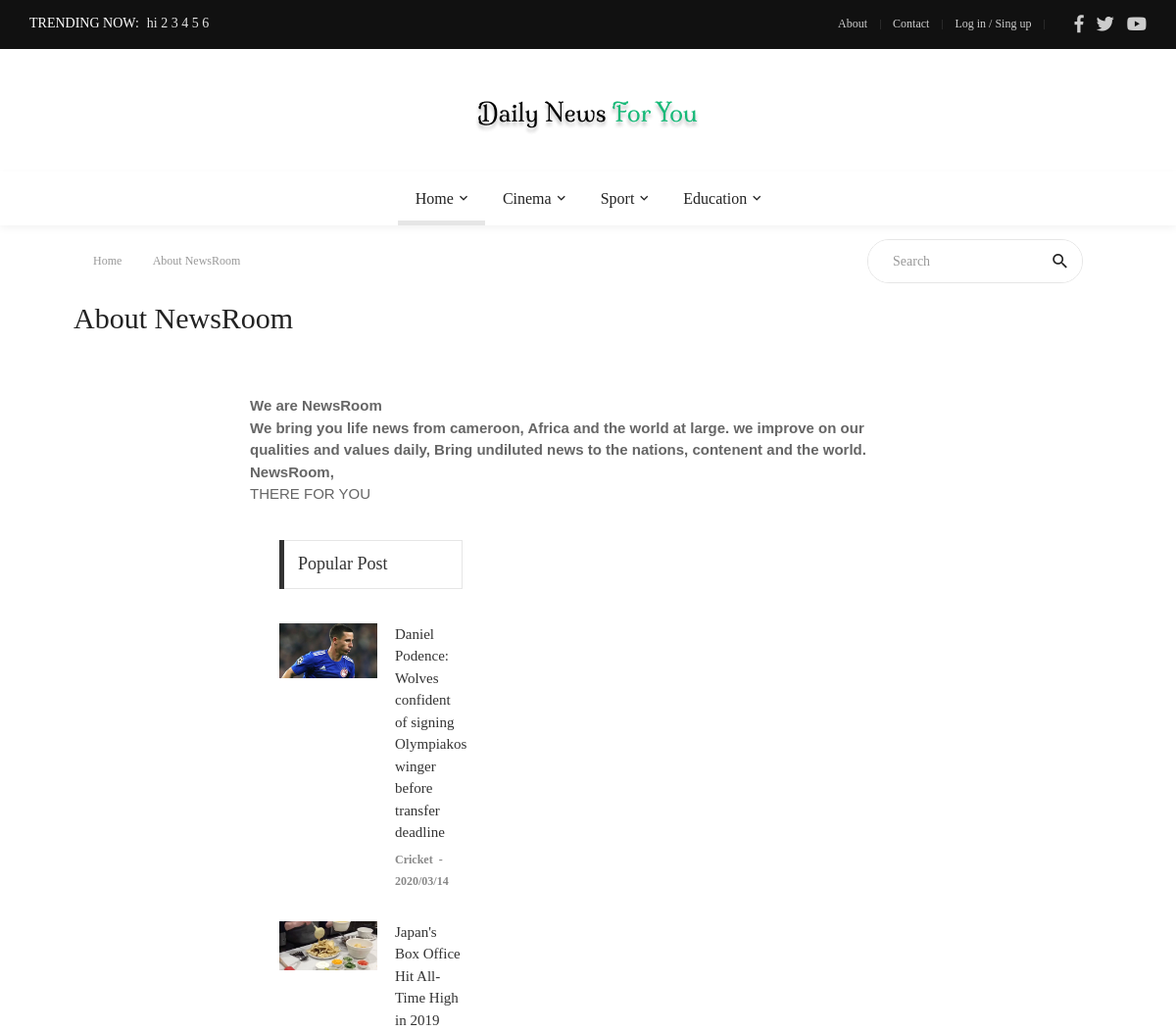
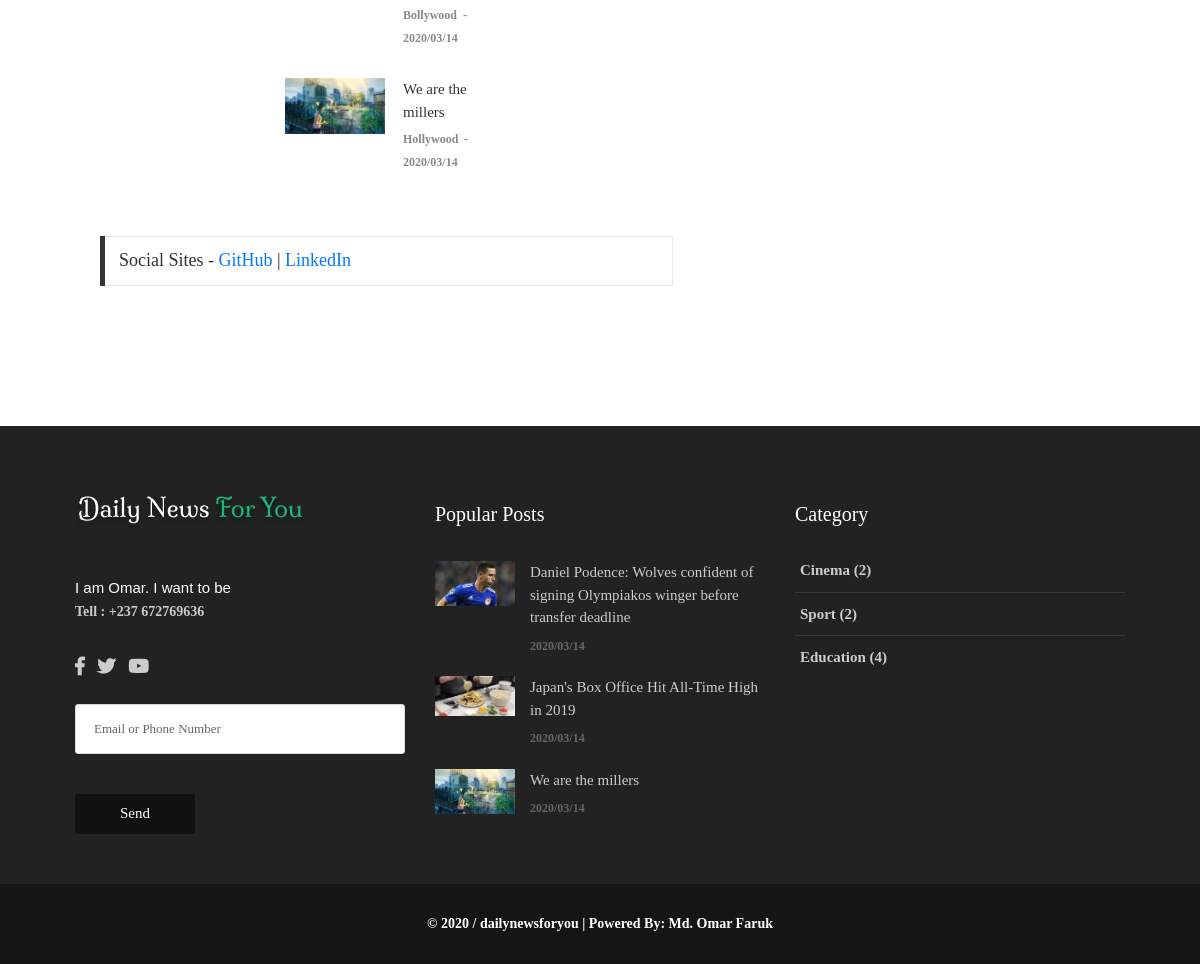
The page /about/ on the database its author committed (2 pictures, top to bottom).
### trending/models.py (models this page shows, shortened)
class Trending(models.Model):
    txt = models.CharField(max_length=200)

### cat/models.py (models this page shows, shortened)
class Cat(models.Model):
    name = models.CharField(max_length=50)
    count = models.IntegerField(default=0)  # To count how many news contains in an one category

### main/models.py (models this page shows, shortened)
class Main(models.Model):
    name = models.CharField(max_length=50)
    about = models.TextField()  # this is for footer  (default="-")
    abouttxt = models.TextField(default="")    ## About page text
    fb = models.CharField(default="-", max_length=50)
    tw = models.CharField(default="-", max_length=50)
    yt = models.CharField(default="-", max_length=50)
    tell = models.CharField(default="-", max_length=50)
    link = models.CharField(default="-", max_length=50)
    set_name = models.CharField(default="-", max_length=50)
    picurl = models.TextField(default="")
    picname = models.TextField(default="")
    picurl2 = models.TextField(default="")
    picname2 = models.TextField(default="")

### news/models.py (models this page shows, shortened)
class News(models.Model):
    name = models.CharField(max_length=200)
    short_txt = models.TextField()
    body_txt = models.TextField()
    date = models.CharField(max_length=12)
    time = models.CharField(max_length=12,default="00:00")
    picname = models.TextField()
    picurl = models.TextField(default="-")
    writer = models.CharField(max_length=100)
    catname = models.CharField(max_length=100, default="-")   # default="-" for charfield
    catid = models.IntegerField(default=0)
    ocatid = models.IntegerField(default=0)  # ocatid means original cat id.for count news
    show = models.IntegerField(default=0)   # default=0 for integer field-when i use this in existing models
    tag = models.TextField(default="")   # For tag (Filtering)
    act = models.IntegerField(default=0)  # For Publish News
    rand = models.IntegerField(default=0)  # For Random Number of the News

### main/views.py (the view)
# urls.py: url(r'^about/$', views.about, name='about'),                ## Front About Page
def about(request):
    site = Main.objects.get(pk=2)
    news = News.objects.all().order_by('-pk')  ## for reverse(ordering) need to filter by pk with (-) to get the latest submission first.
    cat = Cat.objects.all()  ## Show categories in footer
    subcat = SubCat.objects.all()  ## for SubMenu in the menu bar
    lastnews = News.objects.all().order_by('-pk')[:3]   ### This query for last three post
    popnews2 = News.objects.all().order_by('-show')[:3]    ### 3 Populer News will be Shown according to view(show) in the footer section and sidebar on the right.
    trending = Trending.objects.all().order_by('-pk')[:3] ### Trending now will show on top bar(send query from here to naster.html in front)
    return render(request, 'front/about.html', {'site':site, 'news':news, 'cat':cat, 'subcat':subcat, 'lastnews':lastnews, 'popnews2':popnews2, 'trending':trending})

### main/templates/front/about.html (shortened to what this page needs)
{% extends 'front/master.html' %}
{% load static %}
{% block mainblock %}
	<div class="container">
		<div class="headline bg0 flex-wr-sb-c p-rl-20 p-tb-8">
			<div class="f2-s-1 p-r-30 m-tb-6">
				<a href="/" class="breadcrumb-item f1-s-3 cl9">
					Home
				</a>
				<span class="breadcrumb-item f1-s-3 cl9">
					About NewsRoom
				</span>
			</div>
			<div class="pos-relative size-a-2 bo-1-rad-22 of-hidden bocl11 m-tb-6">
				<input class="f1-s-1 cl6 plh9 s-full p-l-25 p-r-45" type="text" name="search" placeholder="Search">
				<button class="flex-c-c size-a-1 ab-t-r fs-20 cl2 hov-cl10 trans-03">
					<i class="zmdi zmdi-search"></i>
				</button>
			</div>
		</div>
	</div>
	<div class="container p-t-4 p-b-35">
		<h2 class="f1-l-1 cl2">
			About NewsRoom
		</h2>
	</div>
	<section class="bg0 p-b-110">
		<div class="container">
			<div class="row justify-content-center">
				<div class="col-md-7 col-lg-8 p-b-30">
					<div class="p-r-10 p-r-0-sr991">
						<p class="f1-s-11 cl6 p-b-25">
							{{ site.abouttxt | safe }}
						</p>
					</div>
				</div>
				<div class="col-md-5 col-lg-4 p-b-30">
					<div class="p-l-10 p-rl-0-sr991 p-t-5">
						<div>
							<div class="how2 how2-cl4 flex-s-c">
								<h3 class="f1-m-2 cl3 tab01-title">
									Popular Post
								</h3>
							</div>
							<ul class="p-t-35">
								{% for pop in popnews2 %}
								<li class="flex-wr-sb-s p-b-30">
									<a href="{% url 'news_detail' word=pop.name %}" class="size-w-10 wrap-pic-w hov1 trans-03">
										<img src="{{ pop.picurl }}" alt="IMG">
									</a>
									<div class="size-w-11">
										<h6 class="p-b-4">
											<a href="{% url 'news_detail' word=pop.name %}" class="f1-s-5 cl3 hov-cl10 trans-03">
												{{ pop.name }}
											</a>
										</h6>
										<span class="cl8 txt-center p-b-24">
											<a href="#" class="f1-s-6 cl8 hov-cl10 trans-03">
												{{ pop.catname }}
											</a>
											<span class="f1-s-3 m-rl-3">
												-
											</span>
											<span class="f1-s-3">
												{{ pop.date }}
											</span>
										</span>
									</div>
								</li>
								{% endfor %}
							</ul>
						</div>
					</div>
				</div>
			</div>
				<div class="col-lg-7 p-b-30">
					<div class="p-l-10 p-rl-0-sr991 p-t-4">
						<div>
							<div class="how2 how2-cl4 flex-s-c">
								<h3 class="f1-m-2 cl3 tab01-title">
								Social Sites - <a href="https://www.github.com/andrew21-mch">GitHub</a> | <a href="https://www.linkedin.com/in/iamomar22/">LinkedIn</a>
								</h3>
							</div>
					</div>
				</div>
		</div>
	</section>
{% endblock %}

### main/templates/front/master.html (shortened to what this page needs)
{% load static %}
<!DOCTYPE html>
<html lang="en">
<head>
	<link rel="stylesheet" type="text/css" href="{% static 'front/vendor/bootstrap/css/bootstrap.min.css' %}">
	<link rel="stylesheet" type="text/css" href="{% static 'front/fonts/fontawesome-5.0.8/css/fontawesome-all.min.css' %}">
	<link rel="stylesheet" type="text/css" href="{% static 'front/fonts/iconic/css/material-design-iconic-font.min.css' %}">
	<link rel="stylesheet" type="text/css" href="{% static 'front/vendor/animate/animate.css' %}">
	<link rel="stylesheet" type="text/css" href="{% static 'front/vendor/css-hamburgers/hamburgers.min.css' %}">
	<link rel="stylesheet" type="text/css" href="{% static 'front/vendor/animsition/css/animsition.min.css' %}">
	<link rel="stylesheet" type="text/css" href="{% static 'front/css/util.min.css' %}">
	<link rel="stylesheet" type="text/css" href="{% static 'front/css/main.css' %}">
</head>
<body class="animsition">
	<header>
		<div class="container-menu-desktop">
			<div class="topbar">
				<div class="content-topbar h-100 p-rl-30">
					<div class="align-self-stretch size-w-0 pos-relative m-r-30">
						<div class="f2-s-1 flex-wr-s-c s-full ab-t-l p-b-2">
							<span class="text-uppercase cl0 p-r-8">
								Trending Now:
							</span>
							<span class="dis-inline-block cl16 slide100-txt pos-relative size-w-0" data-in="fadeInDown" data-out="fadeOutDown">
								{% for trend in trending %}
								<span class="dis-inline-block slide100-txt-item animated visible-false">
									{{ trend.txt }}
								</span>
								{% endfor %}
							</span>
						</div>
					</div>
					<div class="flex-wr-e-c">
						<div class="left-topbar">
							<a href="/about" class="left-topbar-item">
								About
							</a>
							<a href="/contact" class="left-topbar-item">
								Contact
							</a>
							<a href="/login" class="left-topbar-item">
								Log in / Sing up
							</a>
						</div>
						<div class="right-topbar p-l-18">
							<a href="{{ site.fb }}">
								<span class="fab fa-facebook-f"></span>
							</a>
							<a href="{{ site.tw }}">
								<span class="fab fa-twitter"></span>
							</a>
							<a href="{{ site.yt }}">
								<span class="fab fa-youtube"></span>
							</a>
						</div>
					</div>
				</div>
			</div>
			<div class="wrap-logo no-banner container">
				<div class="logo">
					<a href="/"><img src="{{ site.picurl }}" alt="LOGO"></a>
				</div>
			</div>
			<div class="wrap-main-nav">
				<div class="main-nav">
					<nav class="menu-desktop">
						<ul class="main-menu justify-content-center">
							<li class="main-menu-active">
								<a href="/">Home</a>
							</li>
							{% for gg in cat %}
							{% if gg.count != 0 %}
							<li class="mega-menu-item">
								<a href="category-01.html">{{ gg.name }}</a>
							</li>
							{% endif %}
							{% endfor %}
						</ul>
					</nav>
				</div>
			</div>
		</div>
	</header>
	{% block mainblock %}
    {% endblock %}
	<footer>
		<div class="bg2 p-t-40 p-b-25">
			<div class="container">
				<div class="row">
					<div class="col-lg-4 p-b-20">
						<div class="size-h-3 flex-s-c">
							<a href="/">
								<img class="max-s-full" src="{{ site.picurl2 }}" alt="LOGO">
							</a>
						</div>
						<div>
							<p class="f1-s-1 cl11 p-b-16">
								{{site.about | safe }}
							</p>
							<p class="f1-s-1 cl11 p-b-16">
								Tell : {{ site.tell }}
							</p>
							<div class="p-t-15">
								<a href="{{ site.fb }}" class="fs-18 cl11 hov-cl10 trans-03 m-r-8">
									<span class="fab fa-facebook-f"></span>
								</a>
								<a href="{{ site.tw }}" class="fs-18 cl11 hov-cl10 trans-03 m-r-8">
									<span class="fab fa-twitter"></span>
								</a>
								<a href="{{ site.yt }}" class="fs-18 cl11 hov-cl10 trans-03 m-r-8">
									<span class="fab fa-youtube"></span>
								</a>
							</div>
							<br>
							<form action="{% url 'news_letter' %}" method="POST">
								<input class="bo-1-rad-3 bocl13 size-a-19 f1-s-13 cl5 plh6 p-rl-18 m-b-20" type="txt" name="txt" placeholder="Email or Phone Number">
								<button type="submit" class="size-a-20 bg1 borad-3 f1-s-12 cl0 hov-btn1 trans-03 p-rl-15 m-t-20">Send</button>
							</form>
						</div>
					</div>
					<div class="col-sm-6 col-lg-4 p-b-20">
						<div class="size-h-3 flex-s-c">
							<h5 class="f1-m-7 cl0">
								Popular Posts
							</h5>
						</div>
						<ul>
							{% for pop in popnews2 %}
							<li class="flex-wr-sb-s p-b-20">
								<a href="{% url 'news_detail' word=pop.name %}" class="size-w-4 wrap-pic-w hov1 trans-03">
									<img src="{{ pop.picurl }}" alt="IMG">
								</a>
								<div class="size-w-5">
									<h6 class="p-b-5">
										<a href="{% url 'news_detail' word=pop.name %}" class="f1-s-5 cl11 hov-cl10 trans-03">
											{{ pop.name }}
										</a>
									</h6>
									<span class="f1-s-3 cl6">
										{{ pop.date }}
									</span>
								</div>
							</li>
							{% endfor %}
						</ul>
					</div>
					<div class="col-sm-6 col-lg-4 p-b-20">
						<div class="size-h-3 flex-s-c">
							<h5 class="f1-m-7 cl0">
								Category
							</h5>
						</div>
						<ul class="m-t--12">
							{% for c in cat %}
							{% if c.count != 0 %}
							<li class="how-bor1 p-rl-5 p-tb-10">
								<a href="#" class="f1-s-5 cl11 hov-cl10 trans-03 p-tb-8">
									{{ c.name }} ({{ c.count }})
								</a>
							</li>
							{% endif %}
							{% endfor %}
						</ul>
					</div>
				</div>
			</div>
		</div>
		<div class="bg11">
			<div class="container size-h-4 flex-c-c p-tb-15">
				<span class="f1-s-1 cl0 txt-center">
					© 2020 / dailynewsforyou | Powered By: Md. Omar Faruk
				</span>
			</div>
		</div>
	</footer>
</body>
</html>

### rows shown on the page
Trending: txt "hi 2 3 4 5 6"
Cat: name "Cinema", count "2"
Cat: name "Sport", count "2"
Cat: name "Education", count "4"
Main: abouttxt "We are NewsRoom We bring you life news from cameroon, Africa and the world at large. we improve on our qualities and values daily, Bring undiluted news to the nations, contenent and the world. NewsRoom, THERE FOR YOU", about "I am Omar. I want to be", tell "+237 672769636"
News: picurl (picture), name "Daniel Podence: Wolves confident of signing Olympiakos winger before transfer deadline", catname "Cricket", date "2020/03/14"
News: picurl (picture), name "Japan's Box Office Hit All-Time High in 2019", catname "Bollywood", date "2020/03/14"
News: picurl (picture), name "We are the millers", catname "Hollywood", date "2020/03/14"
